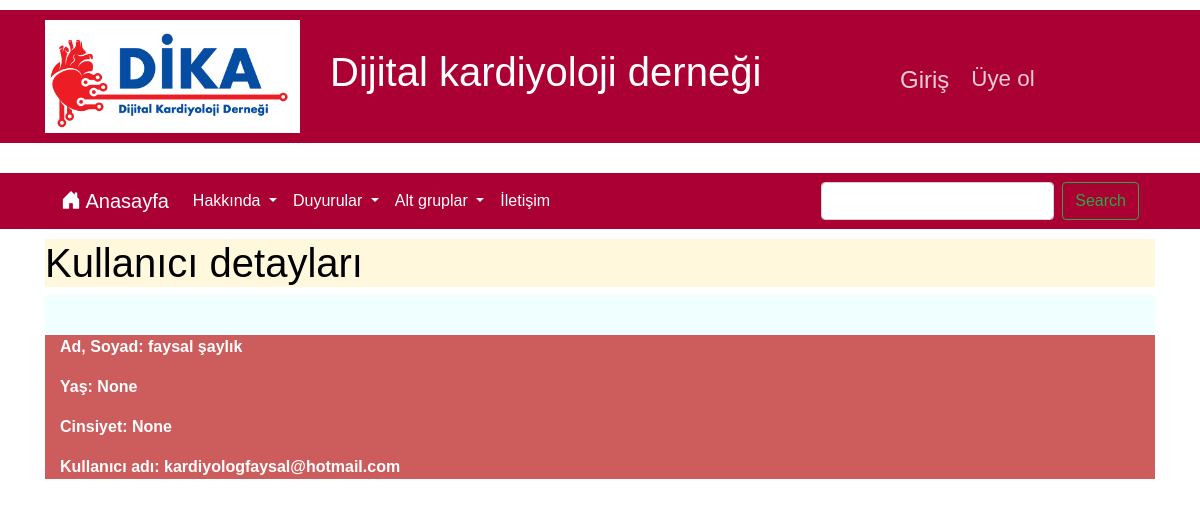
The page /accounts/29/detail/ on the database its author committed.
### accounts/models.py (models this page shows, shortened)
class Contact(models.Model):
    inputName = models.CharField(max_length=100, verbose_name='Adınız')
    inputSurname = models.CharField(max_length=100,verbose_name='Soyadınız')
    inputAge = models.DateField(blank=True, null=True,verbose_name='Doğum tarihiniz')
    inputGender = models.CharField(max_length=10,blank=True, null=True,verbose_name='Cinsiyetiniz')
    inputPhoneNumber = models.CharField(max_length=20,blank=True, null=True,verbose_name='Telefon numaranız')
    inputUniversity = models.CharField(max_length=100, blank=True, null=True,verbose_name='Mezun olduğunuz üniversite')
    inputCity = models.CharField(max_length=100,blank=True, null=True,verbose_name='Yaşadığınız şehir')
    inputkurum = models.CharField(max_length=100, blank=True, null=True,verbose_name='Çalıştığınız kurum')
    inputUsername = models.EmailField(verbose_name='Kullanıcı adınız')
    inputPassword1 = models.CharField(max_length=100, verbose_name='Şifreniz')
    inputPassword2 = models.CharField(max_length=100, verbose_name='Şifreniz tekrardan')
    interestAreas = models.TextField(blank=True, null=True,verbose_name='İlgilendiğiniz alan')  # Adjust as per your form requirements
    howFoundUs = models.CharField(max_length=100,blank=True, null=True,verbose_name='Bizi nereden buldunuz')
    message = models.TextField(blank=True, null=True,verbose_name='Mesajınız')

### accounts/views.py (the view)
# urls.py: path('<int:id>/detail/', Contact_detail, name='contact_detail'),  # URL pattern for contact detail view
def Contact_detail(request,id):
    post=get_object_or_404(Contact, id=id)
    context={
        'post':post
    }
    return render(request, "contact_detail.html",context)

### templates/contact_detail.html (shortened to what this page needs)
{% extends 'base.html' %}
{% block body %}
</head>
<body>
    <div class="container">
        <div class="row">
            <div class="col-md-12">
                <h1 class="header">Kullanıcı detayları</h1>
                <div class="details">
                </div>
            </div>
        </div>
            <div class="col-md-12 kullanıcı">
                <p>Ad, Soyad: {{ post.inputName }} {{ post.inputSurname }}</p>
                <p>Yaş: {{ post.inputAge }}</p>
                <p>Cinsiyet: {{ post.inputGender }}</p>
                <p>Kullanıcı adı: {{ post.inputUsername }}</p>
            </div>
        </div>
{% endblock %}

### templates/base.html (style rules this page uses)
body, h1, h5, .navbar-nav a, .dropdown-menu a, .form-control, .btn, a, ul, li, p { font-family: 'Arial', 'Helvetica', sans-serif; }

### templates/contact_detail.html (style rules this page uses)
body { background-color: white; }
.container { margin-top: 10px; }
.header { color: black; background-color: cornsilk; }
.details { background-color: azure; padding: 20px; }
.kullanıcı { background-color:indianred; color:white; font-weight: bold; }

### rows shown on the page
Contact: inputName "faysal", inputSurname "şaylık", inputAge "None", inputGender "None", inputUsername "kardiyologfaysal@hotmail.com"
